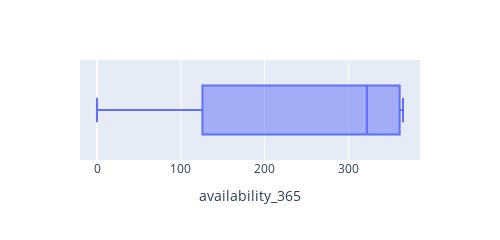
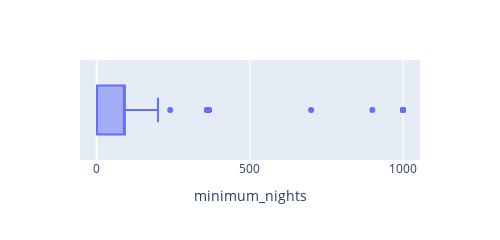
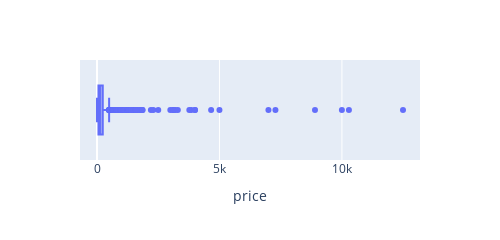

The code cell stored with these charts, in order, in its notebook:
### Markdown cell above
***Listing Dataset Distribution***

### Code cell
import plotly.express as px
fig_dist1 = px.box(data_frame=listing, x = 'availability_365', width = 500, height=200)
display(fig_dist1)
fig_dist2 = px.box(data_frame=listing, x = 'minimum_nights', width = 500, height=200)
display(fig_dist2)
fig_dist3 = px.box(data_frame=listing, x = 'price', width = 500, height=200)
display(fig_dist3)

### Figure 1 — Plotly figure (JSON) as saved in the notebook; plotly's stock layout.template omitted (floating-point values rounded to 4 significant figures; data arrays with more than 128 entries replaced by an {"elided": "..."} marker saying what was removed)
{"data": [{"alignmentgroup": "True", "hovertemplate": "availability_365=%{x}<extra></extra>", "legendgroup": "", "marker": {"color": "#636efa"}, "name": "", "notched": false, "offsetgroup": "", "orientation": "h", "showlegend": false, "type": "box", "x": {"elided": "4161 int values"}, "x0": " ", "xaxis": "x", "y0": " ", "yaxis": "y"}], "layout": {"boxmode": "group", "height": 200, "legend": {"tracegroupgap": 0}, "margin": {"t": 60}, "width": 500, "xaxis": {"anchor": "y", "domain": [0, 1], "title": {"text": "availability_365"}}, "yaxis": {"anchor": "x", "domain": [0, 1]}}}

### Figure 2 — Plotly figure (JSON) as saved in the notebook; plotly's stock layout.template omitted (floating-point values rounded to 4 significant figures; data arrays with more than 128 entries replaced by an {"elided": "..."} marker saying what was removed)
{"data": [{"alignmentgroup": "True", "hovertemplate": "minimum_nights=%{x}<extra></extra>", "legendgroup": "", "marker": {"color": "#636efa"}, "name": "", "notched": false, "offsetgroup": "", "orientation": "h", "showlegend": false, "type": "box", "x": {"elided": "4161 int values"}, "x0": " ", "xaxis": "x", "y0": " ", "yaxis": "y"}], "layout": {"boxmode": "group", "height": 200, "legend": {"tracegroupgap": 0}, "margin": {"t": 60}, "width": 500, "xaxis": {"anchor": "y", "domain": [0, 1], "title": {"text": "minimum_nights"}}, "yaxis": {"anchor": "x", "domain": [0, 1]}}}

### Figure 3 — Plotly figure (JSON) as saved in the notebook; plotly's stock layout.template omitted (floating-point values rounded to 4 significant figures; data arrays with more than 128 entries replaced by an {"elided": "..."} marker saying what was removed)
{"data": [{"alignmentgroup": "True", "hovertemplate": "price=%{x}<extra></extra>", "legendgroup": "", "marker": {"color": "#636efa"}, "name": "", "notched": false, "offsetgroup": "", "orientation": "h", "showlegend": false, "type": "box", "x": {"elided": "4161 int values"}, "x0": " ", "xaxis": "x", "y0": " ", "yaxis": "y"}], "layout": {"boxmode": "group", "height": 200, "legend": {"tracegroupgap": 0}, "margin": {"t": 60}, "width": 500, "xaxis": {"anchor": "y", "domain": [0, 1], "title": {"text": "price"}}, "yaxis": {"anchor": "x", "domain": [0, 1]}}}
